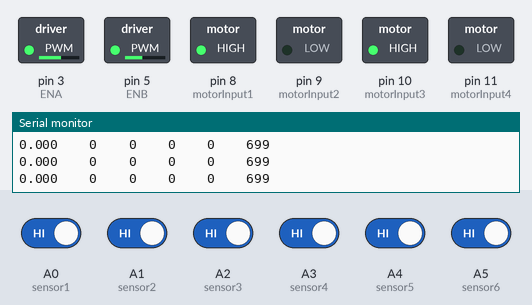
Simulated run of this sketch. Board: Arduino Uno, built with avr-gcc and run on an emulated ATmega328P. On the bench: switched loads named in the sketch (green lamp = pin HIGH), the last lines printed to the serial monitor. The inputs (shaded band) are chosen by the test bench; at power-on: A0 (sensor1), A1 (sensor2), A2 (sensor3), A3 (sensor4), A4 (sensor5), A5 (sensor6) HIGH.

Above: at 2.7 s.
2.8 s: A4 (sensor5) driven LOW
At 4.0 s:
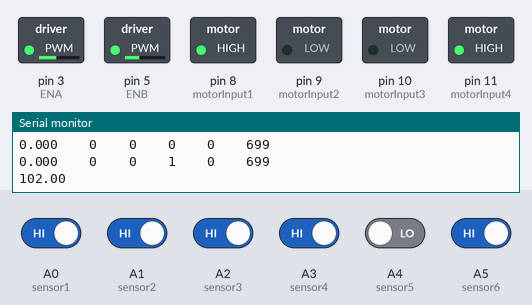
4.3 s: A1 (sensor2) driven LOW and A2 (sensor3) driven LOW
At 4.4 s:
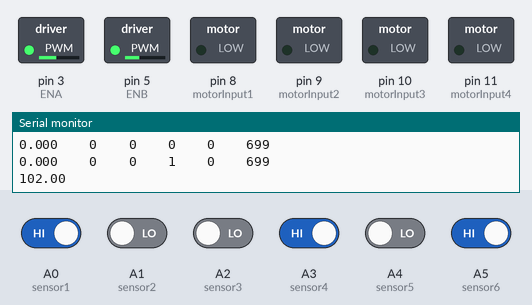
6.0 s: A3 (sensor4) driven LOW
At 6.25 s:
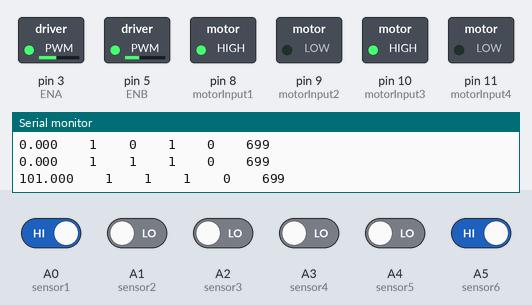
9.0 s: A1 (sensor2) driven HIGH
At 9.8 s:
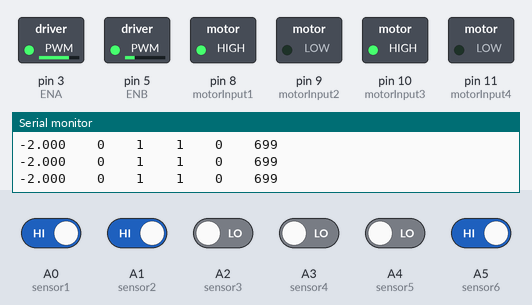
10.5 s: A2 (sensor3) driven HIGH
At 11.0 s:
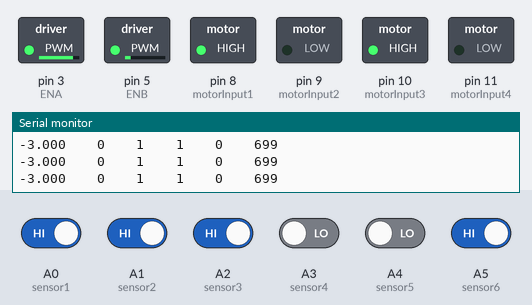
12.0 s: A3 (sensor4) driven HIGH
At 13.1 s:
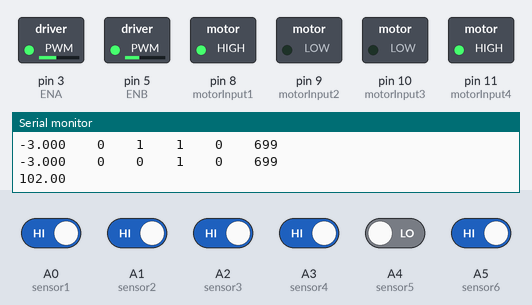
Timing chart, 0 to 14.5 s (numbered marks = the images above; inputs shaded):
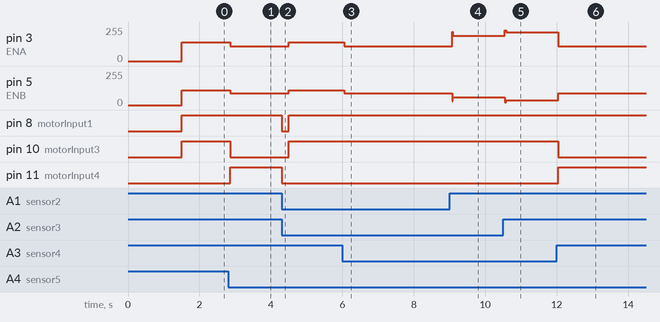

Measured:
- after the input at 2.8 s, pin 3 (ENA): 140/255 → 110/255 after 0.06 s; pin 5 (ENB): 110/255 → 90/255 after 0.06 s; pin 10 (motorInput3): HIGH → LOW after 0.06 s; pin 11 (motorInput4): LOW → HIGH after 0.06 s
- after the input at 4.3 s, pin 3 (ENA): 110/255 → 140/255 after 0.20 s; pin 5 (ENB): 90/255 → 110/255 after 0.20 s; pin 8 (motorInput1): HIGH → LOW at once, → HIGH 0.20 s later; pin 10 (motorInput3): LOW → HIGH after 0.20 s; pin 11 (motorInput4): HIGH → LOW at once
- after the input at 6.0 s, pin 3 (ENA): 140/255 → 110/255 after 0.06 s; pin 5 (ENB): 110/255 → 90/255 after 0.06 s
- after the input at 9.0 s, pin 3 (ENA): 110/255 → 190/255 after 0.07 s; pin 5 (ENB): 90/255 → 60/255 after 0.07 s
- after the input at 10.5 s, pin 3 (ENA): 190/255 → 215/255 after 0.05 s; pin 5 (ENB): 60/255 → 35/255 after 0.05 s
- after the input at 12.0 s, pin 3 (ENA): 215/255 → 110/255 after 0.05 s; pin 5 (ENB): 35/255 → 90/255 after 0.05 s; pin 10 (motorInput3): HIGH → LOW after 0.05 s; pin 11 (motorInput4): LOW → HIGH after 0.05 s

The sketch:

Line_Follower_Robot_pid1.ino
```cpp
// IR Sensors
int sensor1 = A0;
int sensor2 = A1;
int sensor3 = A2;
int sensor4 = A3;
int sensor5 = A4;
int sensor6 = A5;


// Initial Values of Sensors
int sensor[6] = {0, 0, 0, 0, 0,0};

// Motor Variables
int ENA = 3;
int motorInput1 = 8;
int motorInput2 = 9;
int motorInput3 = 10;
int motorInput4 = 11;
int ENB = 5;

//Initial Speed of Motor
int initial_motor_speed = 140;

// Output Pins for Led
//int ledPin1 = A3;
//int ledPin2 = A4;

// PID Constants
float Kp = 25;
float Ki = 0;
float Kd = 15;

float error = 0, P = 0, I = 0, D = 0, PID_value = 0;
float previous_error = 0, previous_I = 0;

int flag = 0;

void setup()
{
  pinMode(sensor1, INPUT);
  pinMode(sensor2, INPUT);
  pinMode(sensor3, INPUT);
  pinMode(sensor4, INPUT);
  pinMode(sensor5, INPUT);
  pinMode(sensor6, INPUT);

  pinMode(motorInput1, OUTPUT);
  pinMode(motorInput2, OUTPUT);
  pinMode(motorInput3, OUTPUT);
  pinMode(motorInput4, OUTPUT);
  pinMode(ENA, OUTPUT);
  pinMode(ENB, OUTPUT);

 // pinMode(ledPin1, OUTPUT);
 // pinMode(ledPin2, OUTPUT);

 // digitalWrite(ledPin1, LOW);
 // digitalWrite(ledPin2, LOW);

  Serial.begin(9600);                     //setting serial monitor at a default baund rate of 9600
  delay(500);
  Serial.println("Started !!");
  delay(1000);
}
void loop()
{

  read_sensor_values();
  sensor_value_display();
  Serial.print(error);
  if (error == 100) {               // Make left turn untill it detects straight path
    //Serial.print("\t");
    //Serial.println("Left");
    do {
      read_sensor_values();
      analogWrite(ENA, 110); //Left Motor Speed
      analogWrite(ENB, 90); //Right Motor Speed
      sharpLeftTurn();
    } while (error != 0);

  } else if (error == 101) {          // Make right turn in case of it detects only right path (it will go into forward direction in case of staright and right "|--")
                                      // untill it detects straight path.
    //Serial.print("\t");
    //Serial.println("Right");
    analogWrite(ENA, 110); //Left Motor Speed
    analogWrite(ENB, 90); //Right Motor Speed
    forward();
    delay(200);
    stop_bot();
    read_sensor_values();
    if (error == 102) {
      do {
        analogWrite(ENA, 110); //Left Motor Speed
        analogWrite(ENB, 90); //Right Motor Speed
        sharpRightTurn();
        read_sensor_values();
      } while (error != 0);
    }
  } else if (error == 102) {        // Make left turn untill it detects straight path
    //Serial.print("\t");
    //Serial.println("Sharp Left Turn");
    do {
      analogWrite(ENA, 110); //Left Motor Speed
      analogWrite(ENB, 90); //Right Motor Speed
      sharpLeftTurn();
      read_sensor_values();
      if (error == 0) {
        stop_bot();
        delay(200);
      }
    } while (error != 0);
  } else if (error == 103) {        // Make left turn untill it detects straight path or stop if dead end reached.
    if (flag == 0) {
      analogWrite(ENA, 110); //Left Motor Speed
      analogWrite(ENB, 90); //Right Motor Speed
      forward();
      delay(200);
      stop_bot();
      read_sensor_values();
      if (error == 103) {     /**** Dead End Reached, Stop! ****/
        stop_bot();
       // digitalWrite(ledPin1, HIGH);
       // digitalWrite(ledPin2, HIGH);
        flag = 1;
      } else {        /**** Move Left ****/
        analogWrite(ENA, 110); //Left Motor Speed
        analogWrite(ENB, 90); //Right Motor Speed
        sharpLeftTurn();
        delay(200);
        do {
          //Serial.print("\t");
          //Serial.println("Left Here");
          read_sensor_values();
          analogWrite(ENA, 110); //Left Motor Speed
          analogWrite(ENB, 90); //Right Motor Speed
          sharpLeftTurn();
        } while (error != 0);
      }
    }
  } else {
    calculate_pid();
    motor_control();
  }
}

void read_sensor_values()
{
  sensor[0] = !digitalRead(sensor1);
  sensor[1] = !digitalRead(sensor2);
  sensor[2] = !digitalRead(sensor3);
  sensor[3] = !digitalRead(sensor4);
  sensor[4] = !digitalRead(sensor5);
  sensor[5] = !digitalRead(sensor6);

  /*
    Serial.print(sensor[0]);
    Serial.print("\t");
    Serial.print(sensor[1]);
    Serial.print("\t");
    Serial.print(sensor[2]);
    Serial.print("\t");
    Serial.println(sensor[3]);*/

  if ((sensor[0] == 1) && (sensor[1] == 0) && (sensor[2] == 0) && (sensor[3] == 0)&&(sensor[4] == 1) && (sensor[5] == 0)){
    error = 3;

  }

  else if ((sensor[0] == 1) && (sensor[1] == 1) && (sensor[2] == 0) && (sensor[3] == 0)&&(sensor[4] == 1) && (sensor[5] == 0))
    error = 2;
  else if ((sensor[0] == 0) && (sensor[1] == 1) && (sensor[2] == 0) && (sensor[3] == 0)&&(sensor[4] == 1) && (sensor[5] == 0))
    error = 1;
  else if ((sensor[0] == 0) && (sensor[1] == 1) && (sensor[2] == 1) && (sensor[3] == 0&&(sensor[4] == 1) && (sensor[5] == 0)))
    error = 0;
  else if ((sensor[0] == 0) && (sensor[1] == 0) && (sensor[2] == 1) && (sensor[3] == 0)&&(sensor[4] == 1) && (sensor[5] == 0))
    error = -1;
  else if ((sensor[0] == 0) && (sensor[1] == 0) && (sensor[2] == 1) && (sensor[3] == 1)&&(sensor[4] == 1) && (sensor[5] == 0))
    error = -2;
  else if ((sensor[0] == 0) && (sensor[1] == 0) && (sensor[2] == 0) && (sensor[3] == 1)&&(sensor[4] == 1) && (sensor[5] == 0))
    error = -3;
  else if ((sensor[0] == 1) && (sensor[1] == 1) && (sensor[2] == 1) && (sensor[3] == 0)&&(sensor[4] == 1) && (sensor[5] == 0)) // Turn robot left side
    error = 100;
  else if ((sensor[0] == 0) && (sensor[1] == 1) && (sensor[2] == 1) && (sensor[3] == 1)&&(sensor[4] == 1) && (sensor[5] == 0)) // Turn robot right side
    error = 101;
  else if ((sensor[0] == 0) && (sensor[1] == 0) && (sensor[2] == 0) && (sensor[3] == 0)&&(sensor[4] == 1) && (sensor[5] == 0)) // Make U turn
    error = 102;
  else if ((sensor[0] == 1) && (sensor[1] == 1) && (sensor[2] == 1) && (sensor[3] == 1)&&(sensor[4] == 1) && (sensor[5] == 0)) // Turn left side or stop
    error = 103;
}

void calculate_pid()
{
  P = error;
  I = I + previous_I;
  D = error - previous_error;

  PID_value = (Kp * P) + (Ki * I) + (Kd * D);

  previous_I = I;
  previous_error = error;
}

void motor_control()
{
  // Calculating the effective motor speed:
  int left_motor_speed = initial_motor_speed - PID_value;
  int right_motor_speed = initial_motor_speed + PID_value;

  // The motor speed should not exceed the max PWM value
  left_motor_speed = constrain(left_motor_speed, 0, 255);
  right_motor_speed = constrain(right_motor_speed, 0, 255);

  /*Serial.print(PID_value);
    Serial.print("\t");
    Serial.print(left_motor_speed);
    Serial.print("\t");
    Serial.println(right_motor_speed);*/

  analogWrite(ENA, left_motor_speed); //Left Motor Speed
  analogWrite(ENB, right_motor_speed - 30); //Right Motor Speed

  //following lines of code are to make the bot move forward
  forward();
}

void forward()
{
  /*The pin numbers and high, low values might be different depending on your connections */
  digitalWrite(motorInput1, HIGH);
  digitalWrite(motorInput2, LOW);
  digitalWrite(motorInput3, HIGH);
  digitalWrite(motorInput4, LOW);
}
void reverse()
{
  /*The pin numbers and high, low values might be different depending on your connections */
  digitalWrite(motorInput1, HIGH);
  digitalWrite(motorInput2, LOW);
  digitalWrite(motorInput3, HIGH);
  digitalWrite(motorInput4, LOW);
}
void right()
{
  /*The pin numbers and high, low values might be different depending on your connections */
  digitalWrite(motorInput1, LOW);
  digitalWrite(motorInput2, HIGH);
  digitalWrite(motorInput3, LOW);
  digitalWrite(motorInput4, LOW);
}
void left()
{
  /*The pin numbers and high, low values might be different depending on your connections */
  digitalWrite(motorInput1, LOW);
  digitalWrite(motorInput2, LOW);
  digitalWrite(motorInput3, LOW);
  digitalWrite(motorInput4, HIGH);
}
void sharpRightTurn() {
  /*The pin numbers and high, low values might be different depending on your connections */
  digitalWrite(motorInput1, LOW);
  digitalWrite(motorInput2, HIGH);
  digitalWrite(motorInput3, HIGH);
  digitalWrite(motorInput4, LOW);
}
void sharpLeftTurn() {
  /*The pin numbers and high, low values might be different depending on your connections */
  digitalWrite(motorInput1, HIGH);
  digitalWrite(motorInput2, LOW);
  digitalWrite(motorInput3, LOW);
  digitalWrite(motorInput4, HIGH);
}
void stop_bot()
{
  /*The pin numbers and high, low values might be different depending on your connections */
  digitalWrite(motorInput1, LOW);
  digitalWrite(motorInput2, LOW);
  digitalWrite(motorInput3, LOW);
  digitalWrite(motorInput4, LOW);
}


void sensor_value_display()
{
  Serial.print(sensor[0]); // print sensor values on arduino serial monitor
  Serial.print("    ");
  Serial.print(sensor[1]);
  Serial.print("    ");
  Serial.print(sensor[3]);
  Serial.print("    ");
  Serial.print(sensor[4]);
  Serial.print("    ");
  Serial.print(sensor[5]);
  Serial.print("    ");
  Serial.print(sensor[6]);
  Serial.println("    ");
}
```
